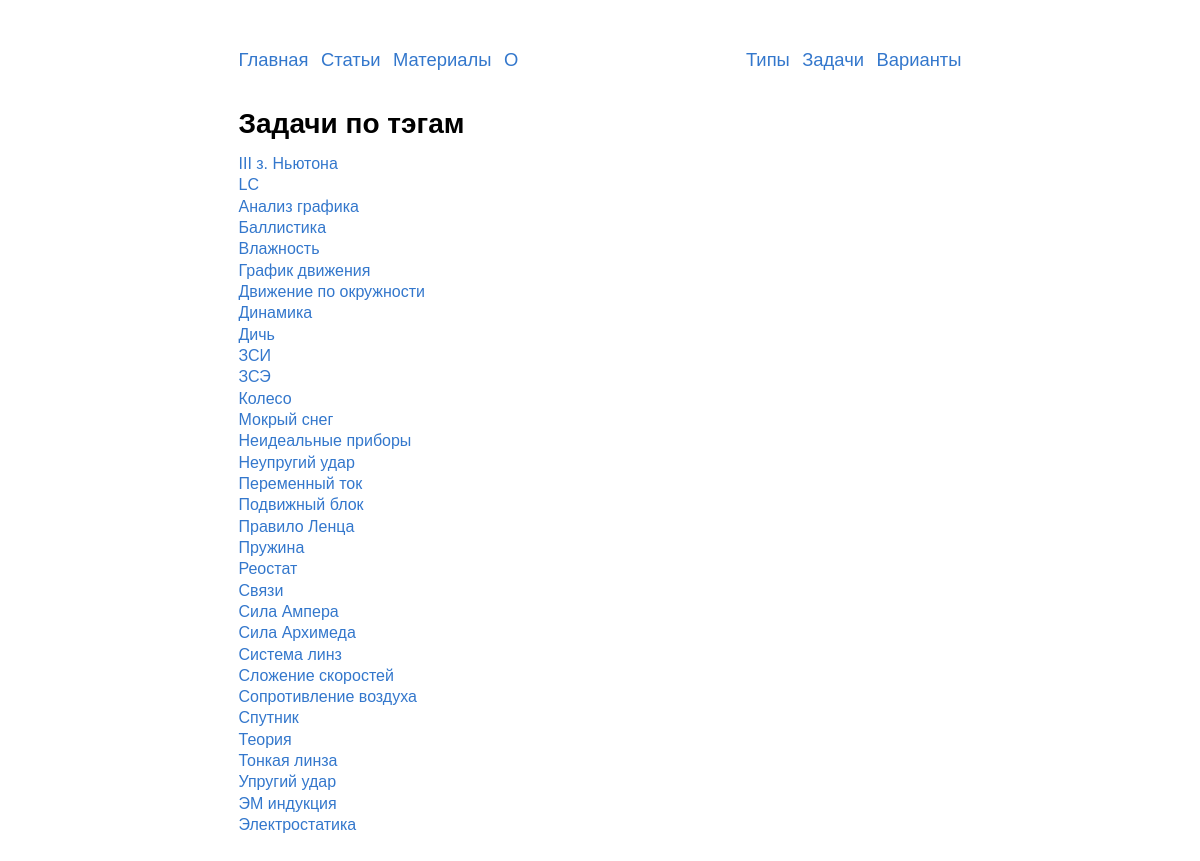
Before: /tags/ with the older database file.
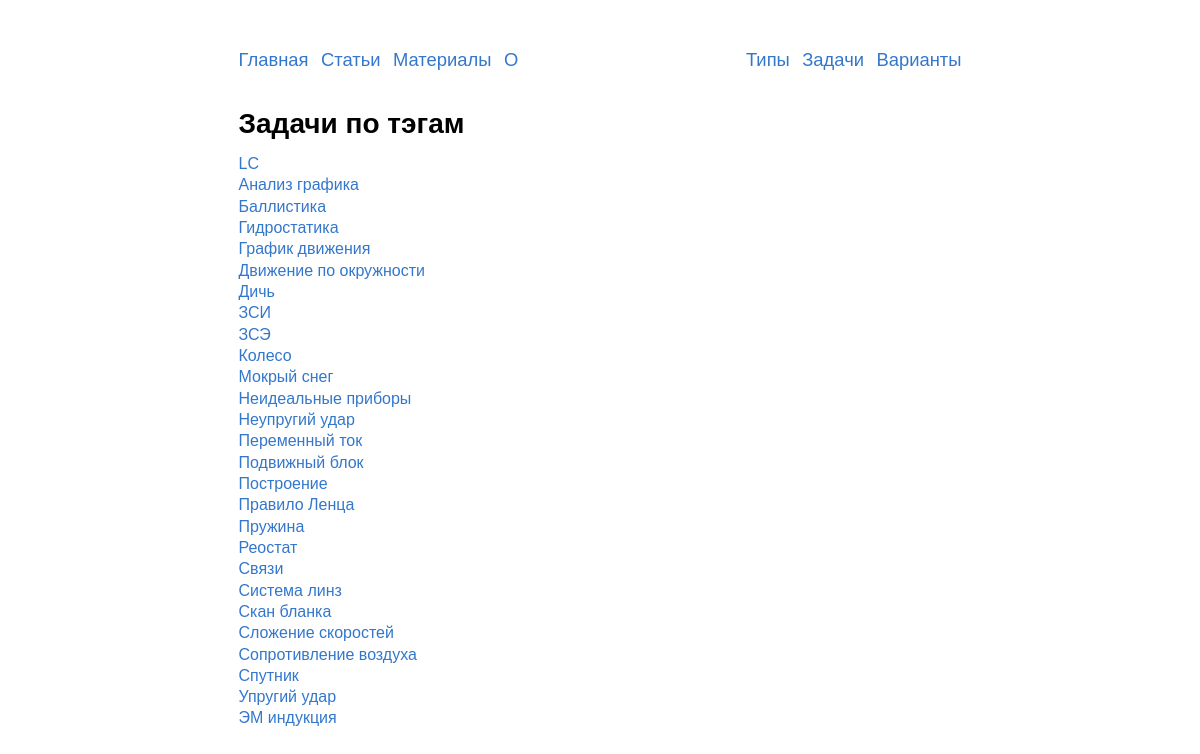
After: the same page with the newer database file.
### problems/models.py (models this page shows, shortened)
class Tag(models.Model):
    name = models.CharField('название',
                            max_length=150,
                            help_text='Максимум 150 символов')
    slug = models.SlugField('слаг',
                            max_length=150,
                            help_text=('Слаг - текстовый идентификатор,'
                                       ' с помощью которого будут'
                                       ' генерироваться ссылки'))
    class Meta:
        verbose_name = 'тэг'
        verbose_name_plural = 'тэги'
        default_related_name = 'tags'
        ordering = ['name']
    def get_absolute_url(self):
        return reverse('tags:problems', kwargs={'slug': self.slug})

### tags/views.py (the view)
# urls.py: path('', views.TagsView.as_view(), name='list'),
class TagsView(ListView):
    model = Tag
    template_name = 'tags/tags_list.html'
    context_object_name = 'tags'
    def get_queryset(self):
        return super().get_queryset()

### templates/tags/tags_list.html
{% extends "base.html" %}
{% load static %}
{% block content %}
    <h1>Задачи по тэгам</h1>
      {% for tag in tags %}
        <div> <a href="{{ tag.get_absolute_url }}">{{tag.name}}</a> </div>
      {% endfor %}
{% endblock %}

### templates/base.html (shortened to what this page needs)
{% load static %}
<!DOCTYPE html>
<html lang=ru>
  <head>
    <link rel=stylesheet href={% static 'css/style.css'%}>
  </head>
  <body>
    <header>
      {% include "includes/nav.html" %}
    </header>
    <main>
      {% block content %}Пусто :({% endblock %}
    </main>
  </body>
</html>

### templates/includes/nav.html (shortened to what this page needs)
<nav class="no-print">
  <div class='nav-left'>
    <a href="/"{% if request.path == '/' %} class='current_nav'{% endif %}>Главная</a>
    <a href="/articles/"{% if '/articles' in request.path %} class='current_nav'{% endif %}>Статьи</a>
    <a href="/blanks/"{% if '/blanks/' in request.path %} class='current_nav'{% endif %}>Материалы</a>
    <a href="/about/"{% if '/about/' in request.path %} class='current_nav'{% endif %}>О</a>
  </div>
  <div class="nav-right">
    <a href="{% url 'typesinege:list'%}"{% if '/types/' in request.path %} class='current_nav'{% endif %}>Типы</a>
    <a href="{% url 'problems:list'%}"{% if '/problems/' in request.path %} class='current_nav'{% endif %}>Задачи</a>
    <a href="{% url 'variants:list'%}"{% if '/variants/' in request.path %} class='current_nav'{% endif %}>Варианты</a>
  </div>
</nav>

### static/css/style.css (style rules this page uses)
html { overflow-y: scroll; }
body { -webkit-hyphens: auto; -moz-hyphens: auto; -ms-hyphens: auto; hyphens: auto; margin: 0px auto; width: 723px; max-width: 100%; font-family: Tahoma, Arial; text-align: justify; font-size: 12pt; line-height: 16pt; margin-bottom:12ex; }
h1, h2, h3, h4, h5, h6 { text-align: left; }
h1 { font-size:21pt; }
a { text-decoration: none; color: #3377cc; }
nav { margin: 5ex 0 4ex 0; display: flex; justify-content: space-between; word-spacing: 6pt; }
.nav-left, .ta-left { text-align:left; }
.nav-right, .ta-right { text-align:right; }
nav a { line-height: 2em; font-size: 115%; -webkit-hyphens: none; -moz-hyphens: none; -ms-hyphens: none; hyphens: none; }

Changed rows visible on the page:
removed Tag: name "III з. Ньютона"
removed Tag: name "Влажность"
removed Tag: name "Динамика"
removed Tag: name "Сила Ампера"
removed Tag: name "Сила Архимеда"
removed Tag: name "Теория"
removed Tag: name "Тонкая линза"
removed Tag: name "Электростатика"
added Tag: name "Гидростатика"
added Tag: name "Построение"
added Tag: name "Скан бланка"
